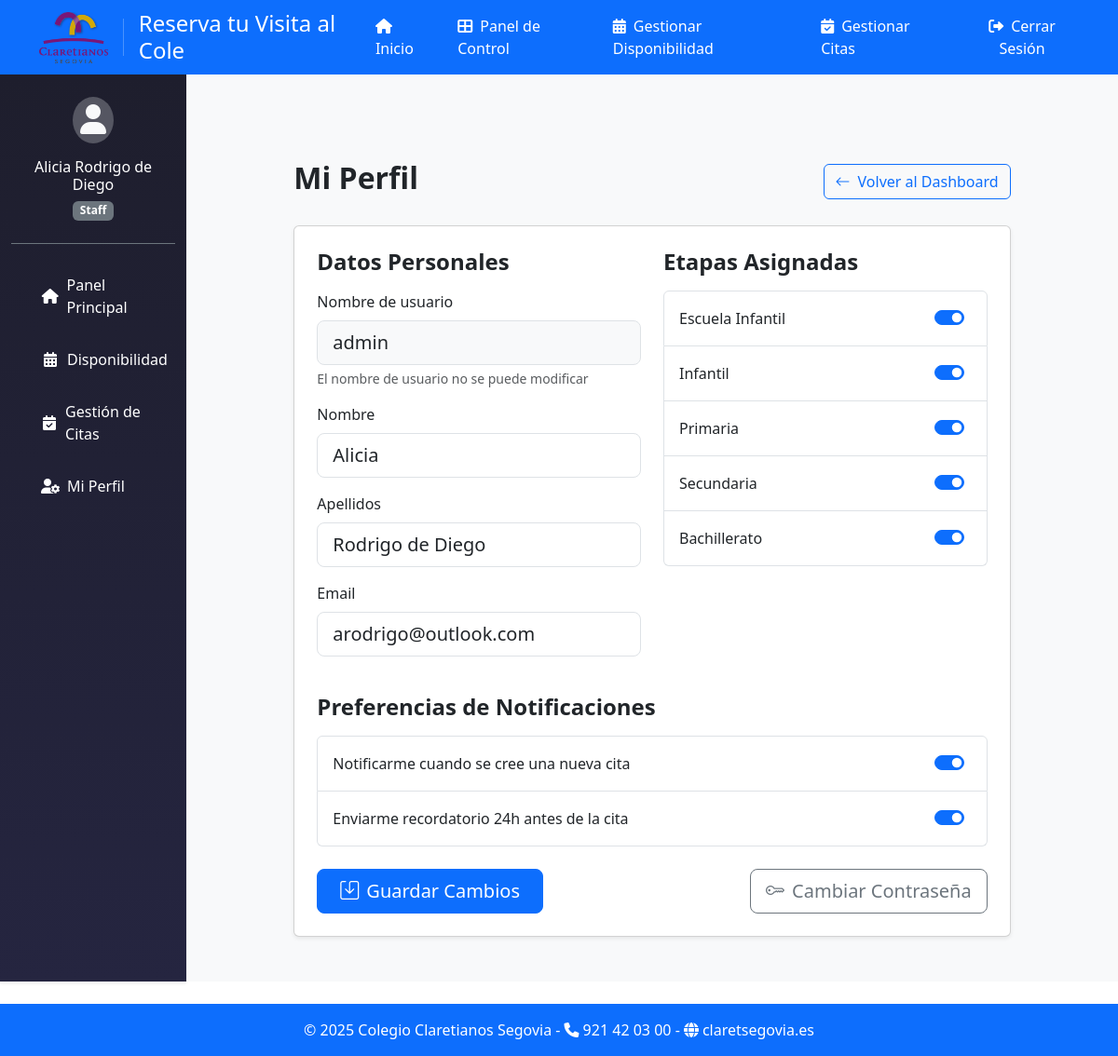
The page /staff/profile/ (signed in) on the database as committed earlier.
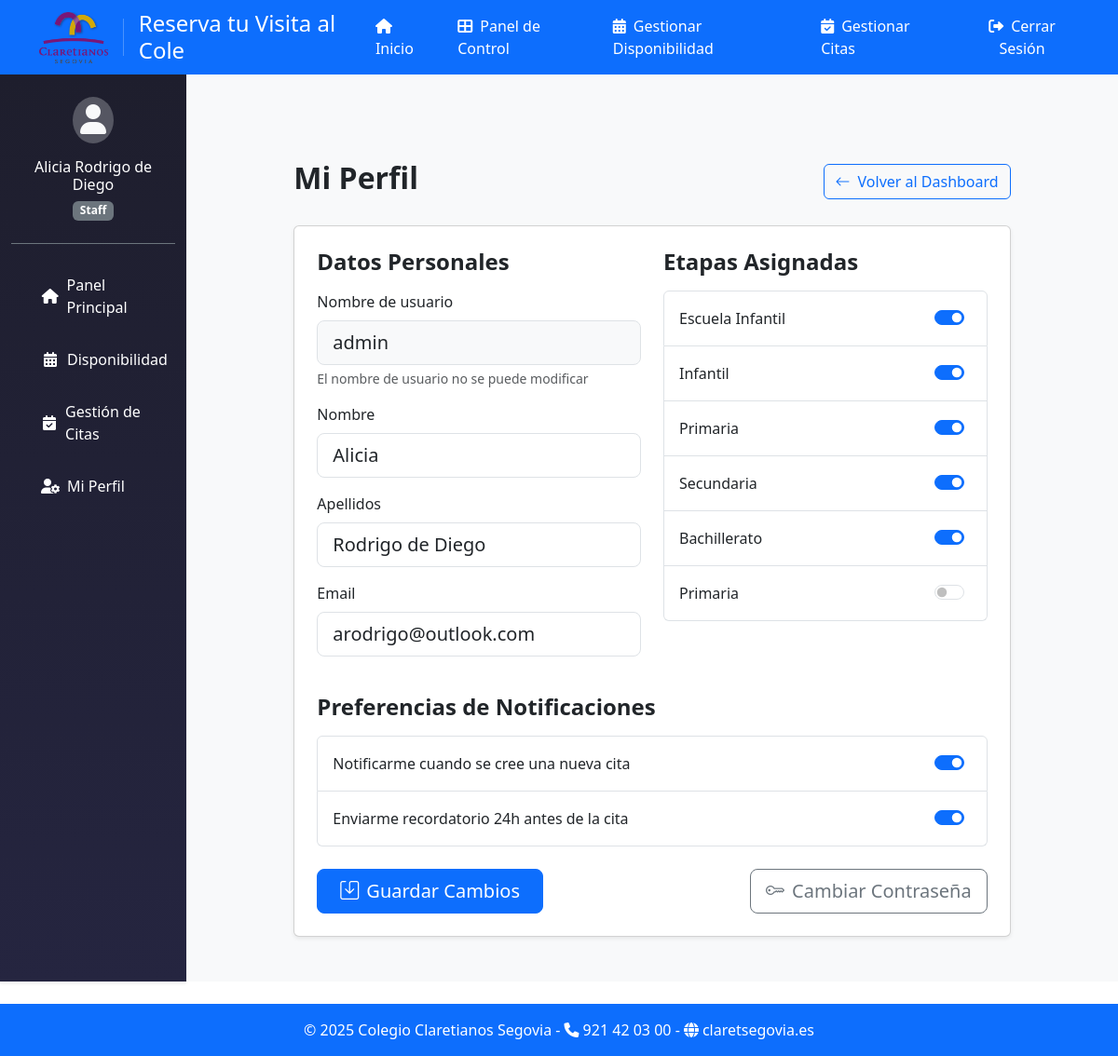
The same page on the database as committed later.
### visits/models.py (models this page shows, shortened)
class SchoolStage(models.Model):
    name = models.CharField(max_length=100)
    description = models.TextField()

class StaffProfile(models.Model):
    user = models.OneToOneField(User, on_delete=models.CASCADE)
    allowed_stages = models.ManyToManyField(SchoolStage)
    notify_new_appointment = models.BooleanField(default=True)
    notify_reminder = models.BooleanField(default=True)

### visits/views.py (the view, shortened to what this page needs)
# urls.py: path('staff/profile/', StaffProfileView.as_view(), name='staff_profile'),
class StaffProfileView(LoginRequiredMixin, View):
    template_name = 'visits/staff_profile.html'
    def get(self, request):
        if not hasattr(request.user, 'staffprofile'):
            messages.error(request, 'No tienes un perfil de staff configurado.')
            return redirect('dashboard')
        return render(request, self.template_name, {
            'profile': request.user.staffprofile,
            'all_stages': SchoolStage.objects.all()
        })

### visits/templates/visits/staff_profile.html (shortened to what the changed rows need)
{% extends "admin_base.html" %}
{% block admin_content %}
<div class="container py-5">
    <div class="row justify-content-center">
        <div class="col-md-10">
            <div class="d-flex justify-content-between align-items-center mb-4">
                <h2 class="fw-bold">Mi Perfil</h2>
            </div>
            <div class="card shadow-sm">
                <div class="card-body p-4">
                    <form method="post">
                        <div class="row g-4 mb-4">
                            <div class="col-md-6">
                                <div class="list-group">
                                    {% for stage in all_stages %}
                                    <label class="list-group-item d-flex justify-content-between align-items-center py-3">
                                        <span>{{ stage.name }}</span>
                                        <div class="form-check form-switch">
                                            <input class="form-check-input" type="checkbox" role="switch"
                                                   name="allowed_stages" value="{{ stage.id }}"
                                                   {% if stage in profile.allowed_stages.all %}checked{% endif %}>
                                        </div>
                                    </label>
                                    {% endfor %}
                                </div>
                            </div>
                        </div>
                    </form>
                </div>
            </div>
        </div>
    </div>
</div>
{% block extra_css %}
<link rel="stylesheet" href="https://cdn.jsdelivr.net/npm/bootstrap-icons@1.11.3/font/bootstrap-icons.min.css">
{% endblock %}
{% endblock %}

Rows that differ between the two databases and show on the page:
added SchoolStage: name "Primaria"
